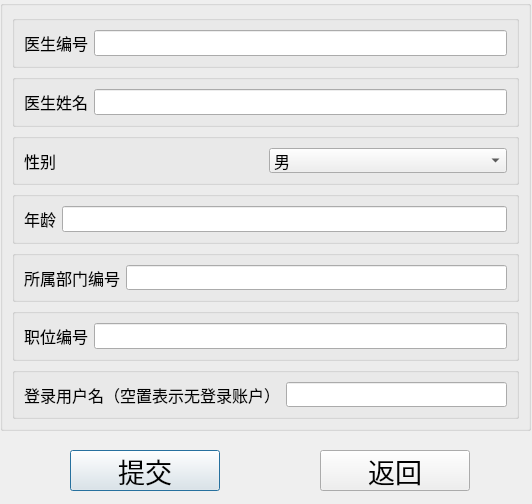
<?xml version="1.0" encoding="UTF-8"?>
<ui version="4.0">
 <class>Dialog</class>
 <widget class="QDialog" name="Dialog">
  <property name="geometry">
   <rect>
    <x>0</x>
    <y>0</y>
    <width>532</width>
    <height>504</height>
   </rect>
  </property>
  <property name="windowTitle">
   <string>Dialog</string>
  </property>
  <widget class="QGroupBox" name="groupBox_total">
   <property name="geometry">
    <rect>
     <x>0</x>
     <y>0</y>
     <width>531</width>
     <height>431</height>
    </rect>
   </property>
   <property name="font">
    <font>
     <pointsize>12</pointsize>
    </font>
   </property>
   <property name="title">
    <string/>
   </property>
   <layout class="QVBoxLayout" name="verticalLayout">
    <item>
     <widget class="QGroupBox" name="groupBox_dno">
      <property name="font">
       <font>
        <pointsize>12</pointsize>
       </font>
      </property>
      <property name="title">
       <string/>
      </property>
      <layout class="QHBoxLayout" name="horizontalLayout_8">
       <item>
        <widget class="QLabel" name="label_dno">
         <property name="font">
          <font>
           <pointsize>12</pointsize>
          </font>
         </property>
         <property name="text">
          <string>医生编号</string>
         </property>
        </widget>
       </item>
       <item>
        <widget class="QLineEdit" name="lineEdit_dno">
         <property name="font">
          <font>
           <pointsize>12</pointsize>
          </font>
         </property>
        </widget>
       </item>
      </layout>
     </widget>
    </item>
    <item>
     <widget class="QGroupBox" name="groupBox_dname">
      <property name="font">
       <font>
        <pointsize>12</pointsize>
       </font>
      </property>
      <property name="title">
       <string/>
      </property>
      <layout class="QHBoxLayout" name="horizontalLayout_9">
       <item>
        <widget class="QLabel" name="label_dname">
         <property name="font">
          <font>
           <pointsize>12</pointsize>
          </font>
         </property>
         <property name="text">
          <string>医生姓名</string>
         </property>
        </widget>
       </item>
       <item>
        <widget class="QLineEdit" name="lineEdit_dname">
         <property name="font">
          <font>
           <pointsize>12</pointsize>
          </font>
         </property>
        </widget>
       </item>
      </layout>
     </widget>
    </item>
    <item>
     <widget class="QGroupBox" name="groupBox_dsex">
      <property name="font">
       <font>
        <pointsize>12</pointsize>
       </font>
      </property>
      <property name="title">
       <string/>
      </property>
      <layout class="QHBoxLayout" name="horizontalLayout_10">
       <item>
        <widget class="QLabel" name="label_dsex">
         <property name="font">
          <font>
           <pointsize>12</pointsize>
          </font>
         </property>
         <property name="text">
          <string>性别</string>
         </property>
        </widget>
       </item>
       <item>
        <widget class="QComboBox" name="comboBox_dsex">
         <property name="font">
          <font>
           <pointsize>12</pointsize>
          </font>
         </property>
         <item>
          <property name="text">
           <string>男</string>
          </property>
         </item>
         <item>
          <property name="text">
           <string>女</string>
          </property>
         </item>
        </widget>
       </item>
      </layout>
     </widget>
    </item>
    <item>
     <widget class="QGroupBox" name="groupBox_dage">
      <property name="font">
       <font>
        <pointsize>12</pointsize>
       </font>
      </property>
      <property name="title">
       <string/>
      </property>
      <layout class="QHBoxLayout" name="horizontalLayout_4">
       <item>
        <widget class="QLabel" name="label_dage">
         <property name="font">
          <font>
           <pointsize>12</pointsize>
          </font>
         </property>
         <property name="text">
          <string>年龄</string>
         </property>
        </widget>
       </item>
       <item>
        <widget class="QLineEdit" name="lineEdit_dage">
         <property name="font">
          <font>
           <pointsize>12</pointsize>
          </font>
         </property>
        </widget>
       </item>
      </layout>
     </widget>
    </item>
    <item>
     <widget class="QGroupBox" name="groupBox_deptno">
      <property name="font">
       <font>
        <pointsize>12</pointsize>
       </font>
      </property>
      <property name="title">
       <string/>
      </property>
      <layout class="QHBoxLayout" name="horizontalLayout_3">
       <item>
        <widget class="QLabel" name="label_deptno">
         <property name="font">
          <font>
           <pointsize>12</pointsize>
          </font>
         </property>
         <property name="text">
          <string>所属部门编号</string>
         </property>
        </widget>
       </item>
       <item>
        <widget class="QLineEdit" name="lineEdit_deptno">
         <property name="font">
          <font>
           <pointsize>12</pointsize>
          </font>
         </property>
        </widget>
       </item>
      </layout>
     </widget>
    </item>
    <item>
     <widget class="QGroupBox" name="groupBox_dtno">
      <property name="font">
       <font>
        <pointsize>12</pointsize>
       </font>
      </property>
      <property name="title">
       <string/>
      </property>
      <layout class="QHBoxLayout" name="horizontalLayout_2">
       <item>
        <widget class="QLabel" name="label_dtno">
         <property name="font">
          <font>
           <pointsize>12</pointsize>
          </font>
         </property>
         <property name="text">
          <string>职位编号</string>
         </property>
        </widget>
       </item>
       <item>
        <widget class="QLineEdit" name="lineEdit_dtno">
         <property name="font">
          <font>
           <pointsize>12</pointsize>
          </font>
         </property>
        </widget>
       </item>
      </layout>
     </widget>
    </item>
    <item>
     <widget class="QGroupBox" name="groupBox_dadmin">
      <property name="font">
       <font>
        <pointsize>12</pointsize>
       </font>
      </property>
      <property name="title">
       <string/>
      </property>
      <layout class="QHBoxLayout" name="horizontalLayout">
       <item>
        <widget class="QLabel" name="label_dadmin">
         <property name="font">
          <font>
           <pointsize>12</pointsize>
          </font>
         </property>
         <property name="text">
          <string>登录用户名（空置表示无登录账户）</string>
         </property>
        </widget>
       </item>
       <item>
        <widget class="QLineEdit" name="lineEdit_dadmin">
         <property name="font">
          <font>
           <pointsize>12</pointsize>
          </font>
         </property>
        </widget>
       </item>
      </layout>
     </widget>
    </item>
   </layout>
  </widget>
  <widget class="QPushButton" name="pushButton_submit">
   <property name="geometry">
    <rect>
     <x>70</x>
     <y>450</y>
     <width>150</width>
     <height>41</height>
    </rect>
   </property>
   <property name="font">
    <font>
     <pointsize>20</pointsize>
    </font>
   </property>
   <property name="text">
    <string>提交</string>
   </property>
  </widget>
  <widget class="QPushButton" name="pushButton_exit">
   <property name="geometry">
    <rect>
     <x>320</x>
     <y>450</y>
     <width>150</width>
     <height>41</height>
    </rect>
   </property>
   <property name="font">
    <font>
     <pointsize>20</pointsize>
    </font>
   </property>
   <property name="text">
    <string>返回</string>
   </property>
  </widget>
 </widget>
 <resources/>
 <connections/>
</ui>
